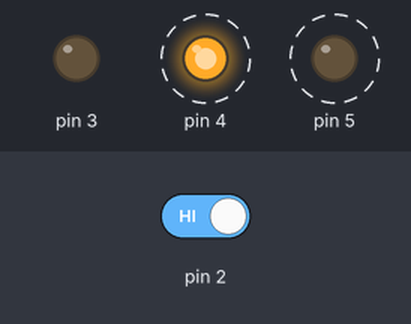
A sketch run on a simulated Arduino Uno, built with avr-gcc and run on an emulated ATmega328P. Shown: output pins drawn as LEDs (lit = HIGH). Dashed ring = blinking. The inputs (shaded band) are chosen by the test bench; at power-on: pin 2 HIGH.

Above: at 1.3 s.
1.4 s: pin 2 driven LOW
At 2.5 s:
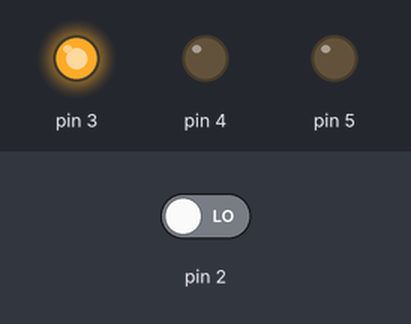
3.0 s: pin 2 driven HIGH
At 3.12 s:
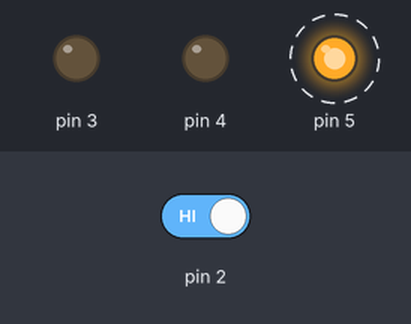
Timing chart, 0 to 12.0 s (numbered marks = the images above; inputs shaded):
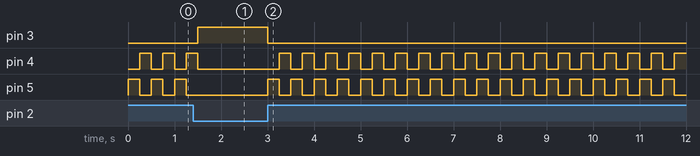

The sketch:

project02_v1.ino
```cpp
int switchState=0;

void setup() {
  // put your setup code here, to run once:
  pinMode(3,OUTPUT);
  pinMode(4,OUTPUT);
  pinMode(5,OUTPUT);
  pinMode(2,INPUT);
}

void loop() {
  // put your main code here, to run repeatedly:
  switchState=digitalRead(2);


  if(switchState==LOW){//the button is not pressed
    digitalWrite(3,HIGH);
    digitalWrite(4,LOW);
    digitalWrite(5,LOW);
    }

  while(switchState==HIGH)
    {//the button is pressed
      digitalWrite(3,LOW);

      digitalWrite(4,LOW);
      digitalWrite(5,HIGH);

      delay(250);//Wait for a quarter second
      if(digitalRead(2)==LOW)
        break;

      //toggle the LEDs
      digitalWrite(4,HIGH);
      digitalWrite(5,LOW);
      delay(250);
      if(digitalRead(2)==LOW)
        break;

    }
}// go back to the beginning of the loop
```

Measured:
- after the input at 1.4 s, pin 3: LOW → HIGH after 0.10 s; pin 4: goes on until 1.5 s, then stays LOW; pin 5: stops changing and stays LOW
- after the input at 3.0 s, pin 3: HIGH → LOW at once; pin 4: alternates HIGH for 0.25 s and LOW for 0.25 s, starting after 0.25 s; pin 5: alternates HIGH for 0.25 s and LOW for 0.25 s, starting at once
- by itself, pin 4, pin 5: alternates HIGH for 0.25 s and LOW for 0.25 s
